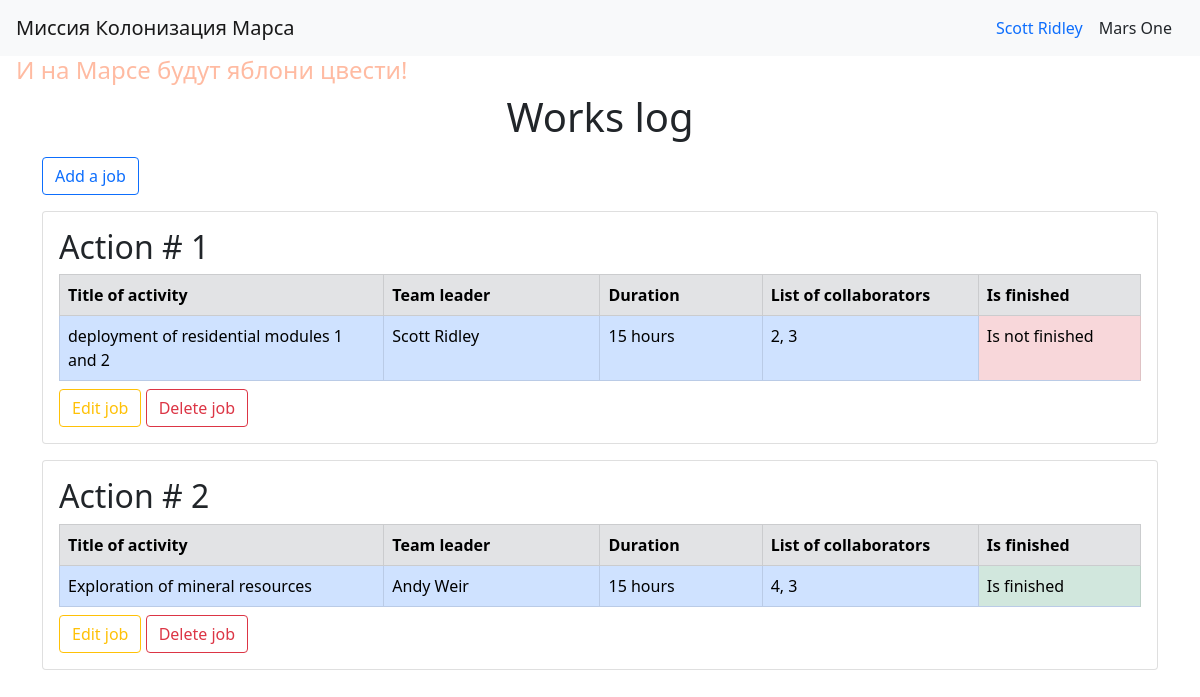
Page /index (signed in) on the committed database.
### data/users.py (models this page shows, shortened)
class Users(SqlAlchemyBase, UserMixin):
    __tablename__ = 'users'
    id = sa.Column(sa.Integer, primary_key=True, autoincrement=True)
    surname = sa.Column(sa.String)
    name = sa.Column(sa.String)
    age = sa.Column(sa.Integer)
    position = sa.Column(sa.String)
    speciality = sa.Column(sa.String)
    address = sa.Column(sa.String)
    email = sa.Column(sa.String, unique=True)
    hashed_password = sa.Column(sa.String)
    modified_date = sa.Column(sa.DateTime)
    jobs = orm.relationship('Jobs', back_populates='team_leader')
    departments = orm.relationship('Departments', back_populates='chief')

### data/jobs.py (models this page shows, shortened)
class Jobs(SqlAlchemyBase):
    __tablename__ = 'jobs'
    id = sa.Column(sa.Integer, primary_key=True, autoincrement=True)
    team_leader_id = sa.Column(sa.Integer, sa.ForeignKey('users.id'))
    team_leader = orm.relationship('Users', back_populates='jobs')
    job = sa.Column(sa.String)
    work_size = sa.Column(sa.Integer)
    collaborators = sa.Column(sa.String)
    start_date = sa.Column(sa.DateTime)
    end_date = sa.Column(sa.DateTime)
    is_finished = sa.Column(sa.Boolean)

### main.py (the view)
@app.route('/')
@app.route('/index')
def index():
    db_sess = db_session.create_session()
    jobs = db_sess.query(Jobs).all()
    view = render_template('journal.html', title='Works log', jobs=jobs)
    db_sess.close()
    return view

### data/db_session.py (called while the page is built)
def create_session() -> Session:
    global __factory
    return __factory()

### main.py (called while the page is built)
@login_manager.user_loader
def load_user(user_id):
    db_sess = db_session.create_session()
    user = db_sess.query(Users).get(user_id)
    db_sess.close()
    return user

### templates/journal.html
{% extends "base.html" %}
{% block content %}
    <h1 class="text-center mb-3 fw-light">Works log</h1>
    {% if current_user.is_authenticated %}
        <a class="btn btn-outline-primary mb-3" href="/add_job">Add a job</a>
    {% endif %}
    {% for job in jobs %}
        <div class="card mb-3">
            <div class="card-body">
                <h2>Action # {{ job.id }}</h2>
                <table class="table table-bordered mb-0">
                    <thead>
                    <tr class="table-secondary">
                        <th scope="col" style="width: 30%">Title of activity</th>
                        <th scope="col" style="width: 20%">Team leader</th>
                        <th scope="col" style="width: 15%">Duration</th>
                        <th scope="col" style="width: 20%">List of collaborators</th>
                        <th scope="col" style="width: 15%">Is finished</th>
                    </tr>
                    </thead>
                    <tbody>
                    <tr class="table-primary">
                        <td>{{ job.job }}</td>
                        <td>{{ job.team_leader.surname }} {{ job.team_leader.name }}</td>
                        <td>{{ job.work_size }} hours</td>
                        <td>{{ job.collaborators }}</td>
                        {% if job.is_finished %}
                            <td class="table-success">Is finished</td>
                        {% else %}
                            <td class="table-danger">Is not finished</td>
                        {% endif %}
                    </tr>
                    </tbody>
                </table>
                {% if current_user.is_authenticated and (job.team_leader == current_user or current_user.id == 1) %}
                    <div class="mt-2 mb-0">
                        <a class="btn btn-outline-warning" href="/edit_job/{{ job.id }}">Edit job</a>
                        <a class="btn btn-outline-danger" href="/delete_job/{{ job.id }}">Delete job</a>
                    </div>
                {% endif %}
            </div>
        </div>
    {% endfor %}
{% endblock %}

### templates/base.html (shortened to what this page needs)
<!DOCTYPE html>
<html lang="ru">
    <head>
        <link rel="stylesheet"
        href="https://cdn.jsdelivr.net/npm/bootstrap@5.0.0-beta3/dist/css/bootstrap.min.css"
>
        <link rel="stylesheet" type="text/css" href="{{ url_for('static', filename='css/style.css') }}">
    </head>
    <body>
        <header>
            <nav class="navbar navbar-light bg-light">
                <div class="container-fluid ps-3">
                    <a class="navbar-brand h1 mb-0" href="/">Миссия Колонизация Марса</a>
                    <div class="d-flex">
                        {% if current_user.is_authenticated %}
                            <a class="nav-link " href="/logout">{{ current_user.surname }} {{ current_user.name }}</a>
                        {% else %}
                            <a class="btn btn-outline-primary me-2" href="/registration">Register</a>
                            <a class="btn btn-outline-success me-3" href="/login">Log in</a>
                        {% endif %}
                        <span class="me-3 align-self-center">Mars One</span>
                    </div>
                </div>
            </nav>
            <h4 class="fw-light mission-motto ms-3">И на Марсе будут яблони цвести!</h4>
        </header>
        <main role="main" class="container">
            {% block content %}{% endblock %}
        </main>
    </body>
</html>

### static/css/style.css (style rules this page uses)
h4.mission-motto { color: #ffbba2; }

### rows in the picture
Users: surname "Scott", name "Ridley"
Jobs: id "1", job "deployment of residential modules 1 and 2", team_leader.surname "Scott", team_leader.name "Ridley", work_size "15", collaborators "2, 3", is_finished "Is not finished"
Jobs: id "2", job "Exploration of mineral resources", team_leader.surname "Andy", team_leader.name "Weir", work_size "15", collaborators "4, 3", is_finished "Is finished"
